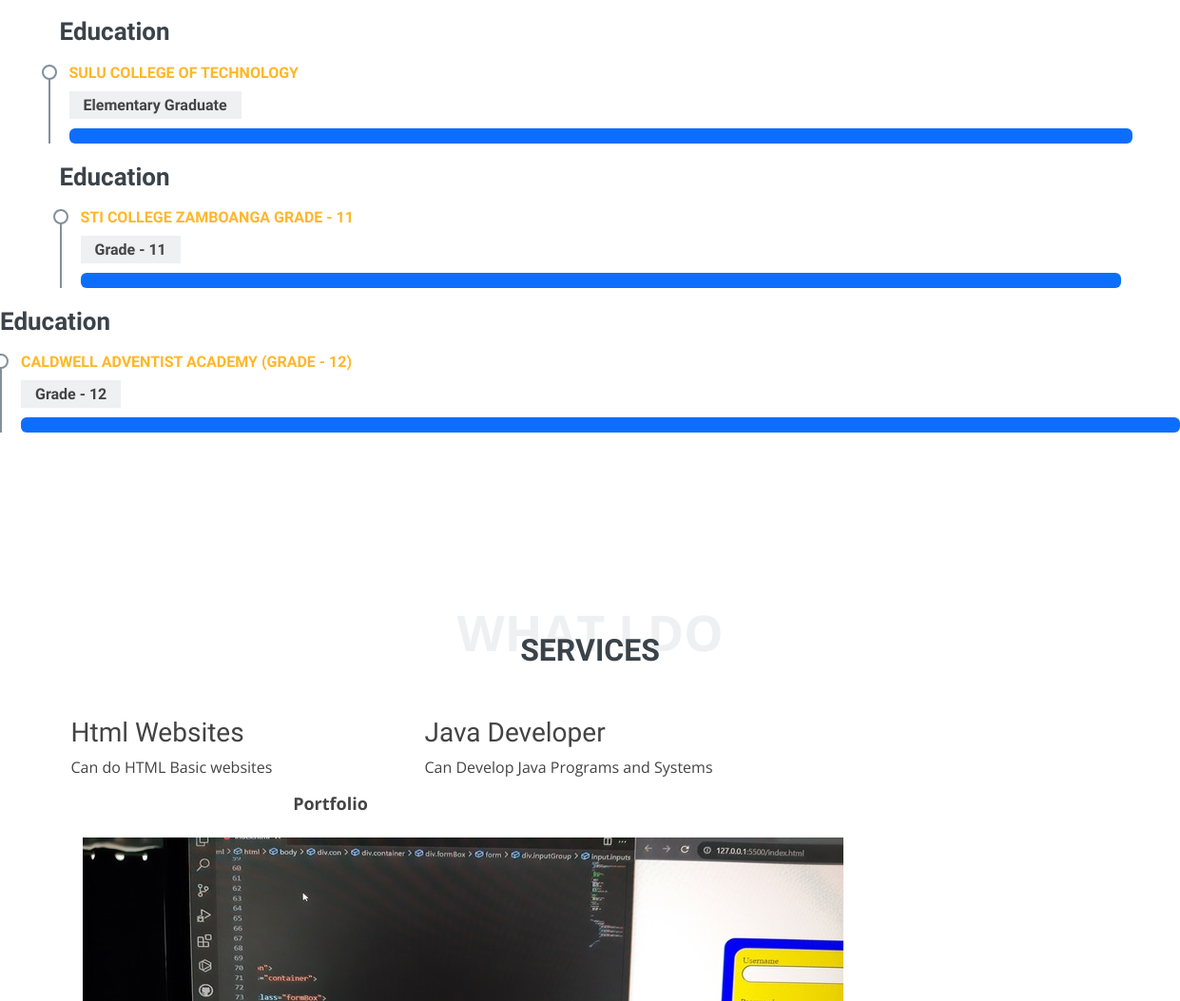
The page /index1.php (middle part) on the database as committed earlier.
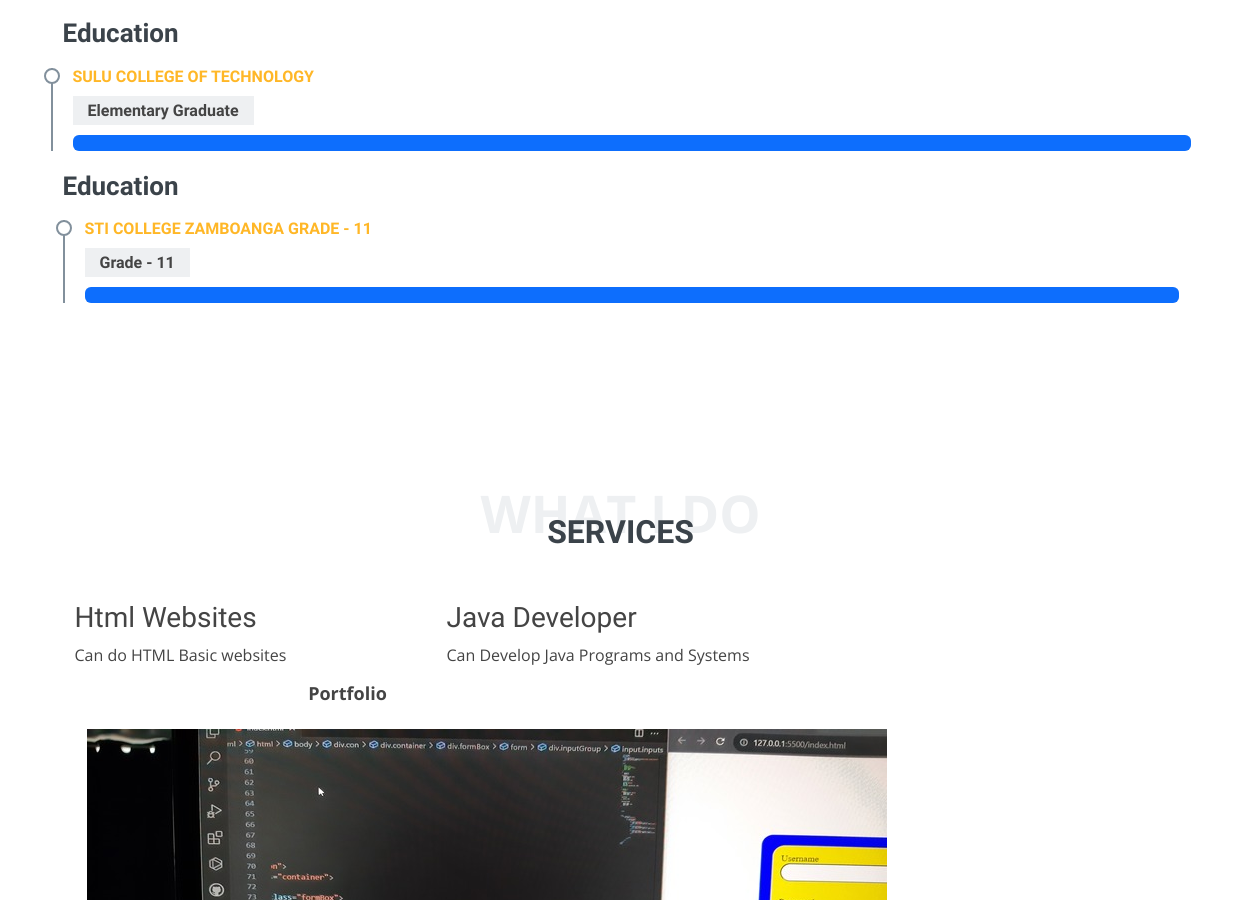
The same page on the database as committed later.
### tables this page shows
CREATE TABLE `education_informations` (
  `id` int(1) NOT NULL,
  `degree_name` varchar(100) NOT NULL,
  `degree_information` varchar(111) NOT NULL,
  `year` int(5) NOT NULL,
  `progressbar` int(3) NOT NULL
);

CREATE TABLE `services` (
  `id` int(3) NOT NULL,
  `icon` varchar(100) NOT NULL,
  `title` varchar(100) NOT NULL,
  `some_text` text NOT NULL
);

CREATE TABLE `my_best_works` (
  `id` int(2) NOT NULL,
  `works_name` varchar(100) NOT NULL,
  `catagory` varchar(100) NOT NULL,
  `photo` varchar(110) NOT NULL DEFAULT 'default.jpg'
);

### index1.php (the view, shortened to what this page needs)
<?php
require_once "user4/db.php";
?>
<!DOCTYPE html>
<html lang="en">
<head>
  <link href="assets/vendor/bootstrap/css/bootstrap.min.css" rel="stylesheet">
  <link href="assets/vendor/bootstrap-icons/bootstrap-icons.css" rel="stylesheet">
  <link href="assets/vendor/boxicons/css/boxicons.min.css" rel="stylesheet">
  <link href="assets/vendor/glightbox/css/glightbox.min.css" rel="stylesheet">
  <link href="assets/vendor/swiper/swiper-bundle.min.css" rel="stylesheet">
  <link href="assets/css/styles2.css" rel="stylesheet">
</head>
<body>
  <main id="main">
    <section id="resume" class="resume">
      <div class="container">
        <div class="row">
          <div class="col-lg-6">
                          <?php
                            $education_query = $dbcon->query("SELECT * FROM education_informations");
                            foreach ($education_query as $education) {
                            ?>
            <h3 class="resume-title">Education</h3>
            <div class="resume-item pb-0">
              <h4><?=$education['degree_name']?></h4>
              <h5><?=$education['degree_information']?></h5>
              <div class="progressWrapper">
                                        <div class="progress">
                                            <div class="progress-bar wow slideInLefts" data-wow-delay="0.2s" data-wow-duration="2s" role="progressbar" style="width: <?=$education['progressbar']?>%;" aria-valuenow="65" aria-valuemin="0" aria-valuemax="100"></div>
                                        </div>
                                    </div>
                                </div>
          </div>
          <?php } ?>
    </section>
    <section id="services" class="services">
    <div class="section" id="experience">
  <div class="container cc-experience">
  <?php
$services_query = $dbcon->query("SELECT * FROM services ORDER BY id DESC LIMIT 6");
?>
<section id="service" class="services-area pt-120 pb-50">
<div class="container">
        <div class="row justify-content-center">
            <div class="col-xl-6 col-lg-8">
                <div class="section-title text-center mb-70">
                    <span>What I do</span>
                    <h2>Services</h2>
                </div>
            </div>
        </div>
<div class="row">
  <?php
   foreach ($services_query as $service) {
  ?>
<div class="col-lg-4 col-md-6">
  <div class="icon_box_01 wow fadeInLeft" data-wow-delay="0.2s">
    <h3><?=$service['title']?></h3>
    <p><?=$service['some_text']?></p>
  </div>
</div>
<?php } ?>
    <?php
                      $my_best_works_query = $dbcon->query("SELECT * FROM my_best_works ORDER BY id DESC LIMIT 6");
                      foreach($my_best_works_query as $row){
                    ?>
<div class="section" id="portfolio">
  <div class="container">
    <div class="row">
      <div class="col-md-6 ml-auto mr-auto">
        <div class="h4 text-center mb-4 title">Portfolio</div>
      </div>
    </div>
    <div class="col-lg-4 col-md-6 pitem">
                      <div class="speaker-box">
      								<div class="speaker-thumb">
      									<img src="user4/image/my_best_works/<?=$row['photo']?>" alt="img" >
      								</div>
      							</div>
                  </div>
                  <?php } ?>
                </div>
        </div>
    </section>
  </main>
</body>
</html>

Rows that differ between the two databases and show on the page:
removed education_informations: degree_name "CALDWELL ADVENTIST ACADEMY (GRADE - 12)", degree_information "Grade - 12", progressbar 100 (drawn)
